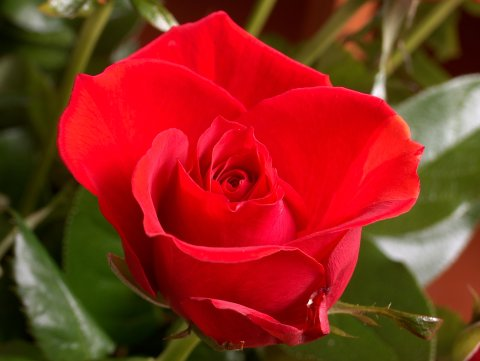
#> input picture cube.jpg, 480 x 361 px
$ python 4_img_analysis.py
#> lines starting #> are read from the running program, lines starting #| are printed output that depends on the picture; after the words box and inside, x2 and y2 are one past the last pixel; in counts of white or black regions, pixels touching at a corner belong together
import numpy as np
import cv2

img = cv2.imread('cube.jpg', 1)
#> img is the input picture: shape (361, 480, 3); mean B, G, R 28.2, 43.9, 139.9

# changing a pixel color value
img[295, 295] = [255, 255, 255]
#> img: shape (361, 480, 3); under 0.01% of pixels changed, all inside (x1, y1, x2, y2) = (295, 295, 296, 296)

# changing the color of  a block of image
img[250:275, 250:275] = [255, 255, 255]
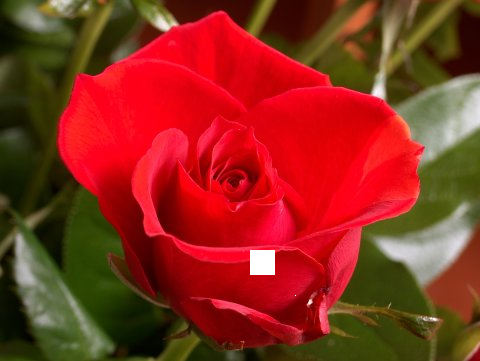
#> img: shape (361, 480, 3); mean B, G, R 29.1, 44.8, 140.1

# coping and pasting the roi(region of image) at different place
roi = img[200:300, 200:300]
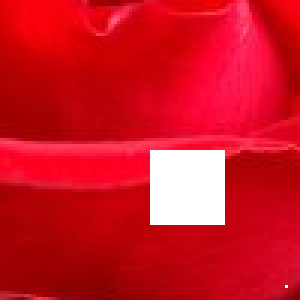
#> roi: shape (100, 100, 3) (shown 3 times larger); mean B, G, R 36.2, 21, 207.7
img[0:100, 0:100] = roi
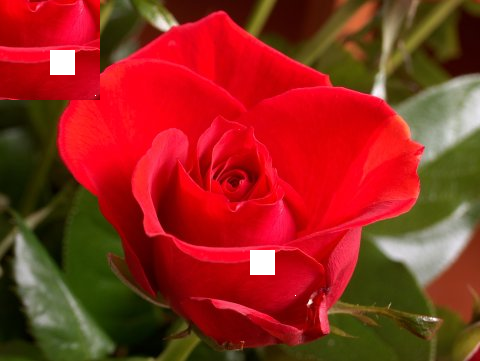
#> img: shape (361, 480, 3); 5.77% of pixels changed, all inside (x1, y1, x2, y2) = (0, 0, 100, 100)

cv2.imshow('image', img)
cv2.waitKey(0)
cv2.imwrite('4_img_analysis.jpg', img)
cv2.destroyAllWindows()

$ run again, with 9_templateMatching(res).jpg copied over cube.jpg
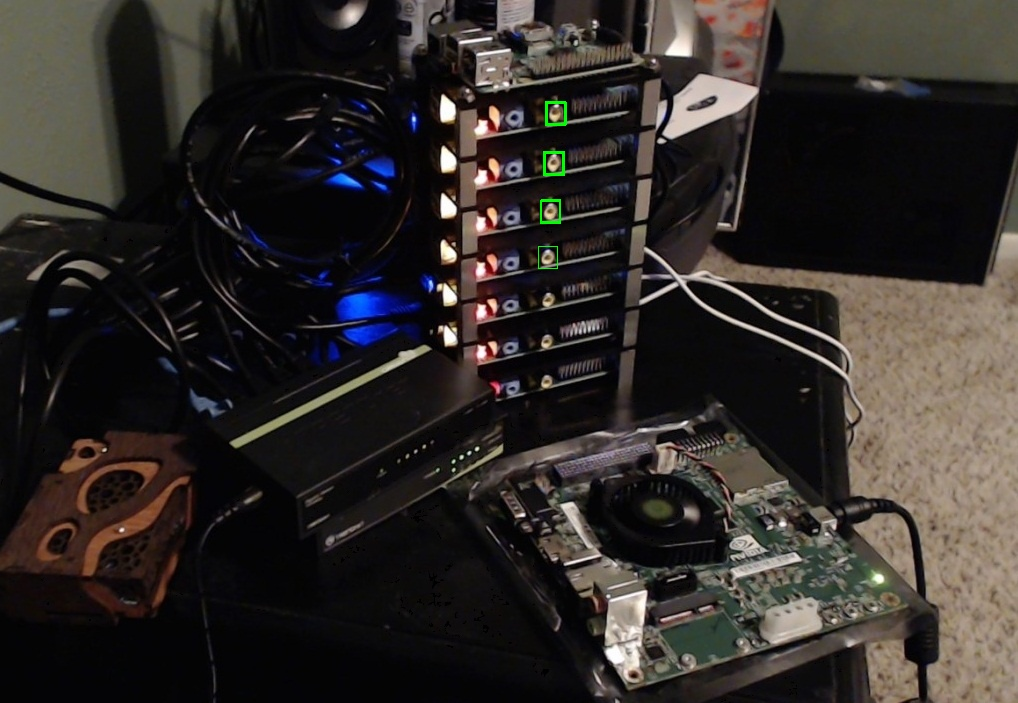
#> input picture 9_templateMatching(res).jpg, 1018 x 703 px
#> img is the input picture: shape (703, 1018, 3); mean B, G, R 40.7, 43.5, 48.1
#> `roi = img[200:300, 200:300]`:
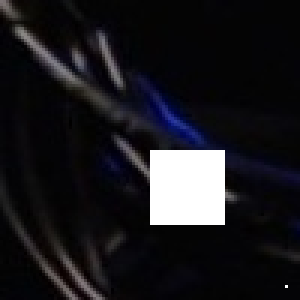
#> roi: shape (100, 100, 3) (shown 3 times larger); mean B, G, R 30.2, 26.3, 27.1
#> `img[0:100, 0:100] = roi`:
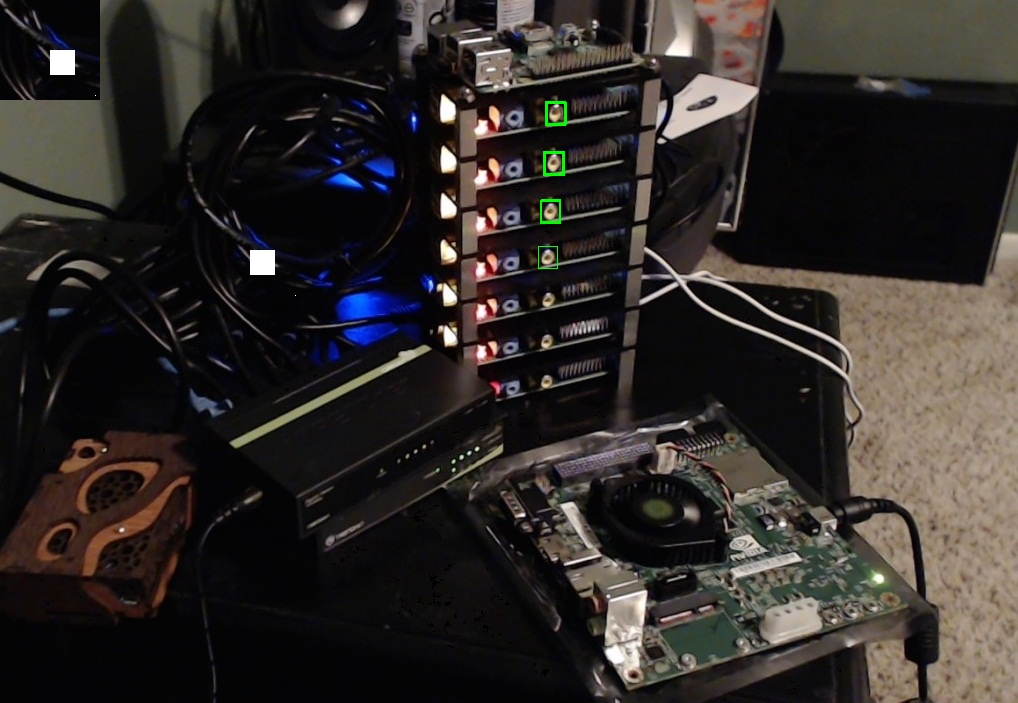
#> img: shape (703, 1018, 3); mean B, G, R 40.2, 42.6, 47.3
